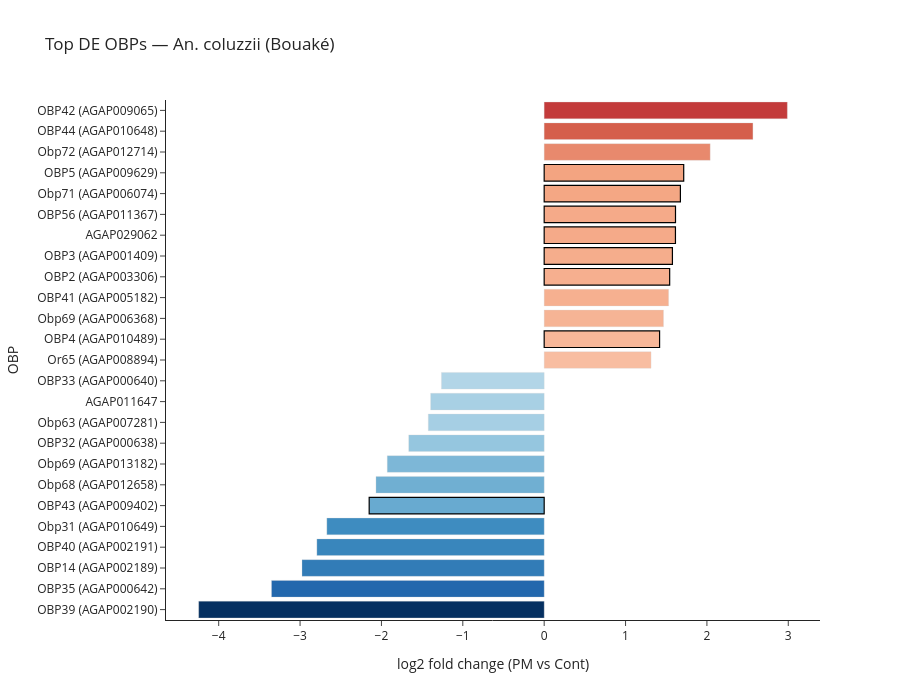

Notebook code cell kept with this figure:
### Code cell
fig_obp_bar = family_bar(obp_col_sorted, "Top DE OBPs — An. coluzzii (Bouaké)", "OBP", "b1_bar_obp_coluzzii")
fig_obp_bar.show()

### Figure 1 — Plotly figure (JSON) as saved in the notebook; plotly's stock layout.template omitted (floating-point values rounded to 4 significant figures)
{"data": [{"customdata": [["AGAP002190", null, "PF01395"], ["AGAP000642", null, null], ["AGAP002189", null, null], ["AGAP002191", null, null], ["AGAP010649", null, null], ["AGAP009402", 0.02326, "PF01395"], ["AGAP012658", null, null], ["AGAP013182", null, null], ["AGAP000638", 0.1389, "PF01395"], ["AGAP007281", null, null], ["AGAP011647", null, "PF01395"], ["AGAP000640", 0.2475, "PF01395"], ["AGAP008894", null, "PF02949"], ["AGAP010489", 1.501e-10, "PF01395"], ["AGAP006368", 0.08711, "PF01395"], ["AGAP005182", null, "PF01395"], ["AGAP003306", 2.009e-06, "PF01395"], ["AGAP001409", 4.643e-11, "PF01395"], ["AGAP029062", 2.541e-11, "PF01395"], ["AGAP011367", 0.009385, "PF01395"], ["AGAP006074", 3.119e-05, null], ["AGAP009629", 7.427e-12, "PF01395"], ["AGAP012714", 0.2828, "PF01395"], ["AGAP010648", null, null], ["AGAP009065", null, "PF01395"]], "hovertemplate": "<b>%{y}</b><br>log2FC: %{x:.2f}<br>padj: %{customdata[1]:.2e}<br>PFAM: %{customdata[2]}<extra></extra>", "marker": {"cmid": 0, "color": [-4.246, -3.351, -2.976, -2.793, -2.671, -2.151, -2.067, -1.929, -1.664, -1.424, -1.395, -1.263, 1.313, 1.418, 1.466, 1.529, 1.542, 1.576, 1.613, 1.614, 1.674, 1.715, 2.04, 2.565, 2.988], "colorscale": [[0, "rgb(5,48,97)"], [0.1, "rgb(33,102,172)"], [0.2, "rgb(67,147,195)"], [0.3, "rgb(146,197,222)"], [0.4, "rgb(209,229,240)"], [0.5, "rgb(247,247,247)"], [0.6, "rgb(253,219,199)"], [0.7, "rgb(244,165,130)"], [0.8, "rgb(214,96,77)"], [0.9, "rgb(178,24,43)"], [1, "rgb(103,0,31)"]], "line": {"color": ["lightgrey", "lightgrey", "lightgrey", "lightgrey", "lightgrey", "black", "lightgrey", "lightgrey", "lightgrey", "lightgrey", "lightgrey", "lightgrey", "lightgrey", "black", "lightgrey", "lightgrey", "black", "black", "black", "black", "black", "black", "lightgrey", "lightgrey", "lightgrey"], "width": [0.3, 0.3, 0.3, 0.3, 0.3, 1.2, 0.3, 0.3, 0.3, 0.3, 0.3, 0.3, 0.3, 1.2, 0.3, 0.3, 1.2, 1.2, 1.2, 1.2, 1.2, 1.2, 0.3, 0.3, 0.3]}}, "orientation": "h", "type": "bar", "x": [-4.246, -3.351, -2.976, -2.793, -2.671, -2.151, -2.067, -1.929, -1.664, -1.424, -1.395, -1.263, 1.313, 1.418, 1.466, 1.529, 1.542, 1.576, 1.613, 1.614, 1.674, 1.715, 2.04, 2.565, 2.988], "y": ["OBP39 (AGAP002190)", "OBP35 (AGAP000642)", "OBP14 (AGAP002189)", "OBP40 (AGAP002191)", "Obp31 (AGAP010649)", "OBP43 (AGAP009402)", "Obp68 (AGAP012658)", "Obp69 (AGAP013182)", "OBP32 (AGAP000638)", "Obp63 (AGAP007281)", "AGAP011647", "OBP33 (AGAP000640)", "Or65 (AGAP008894)", "OBP4 (AGAP010489)", "Obp69 (AGAP006368)", "OBP41 (AGAP005182)", "OBP2 (AGAP003306)", "OBP3 (AGAP001409)", "AGAP029062", "OBP56 (AGAP011367)", "Obp71 (AGAP006074)", "OBP5 (AGAP009629)", "Obp72 (AGAP012714)", "OBP44 (AGAP010648)", "OBP42 (AGAP009065)"]}], "layout": {"height": 700, "shapes": [{"line": {"color": "grey"}, "type": "line", "x0": 0, "x1": 0, "xref": "x", "y0": 0, "y1": 1, "yref": "y domain"}], "showlegend": false, "title": {"text": "Top DE OBPs — An. coluzzii (Bouaké)"}, "width": 900, "xaxis": {"title": {"text": "log2 fold change (PM vs Cont)"}}, "yaxis": {"title": {"text": "OBP"}}}}
